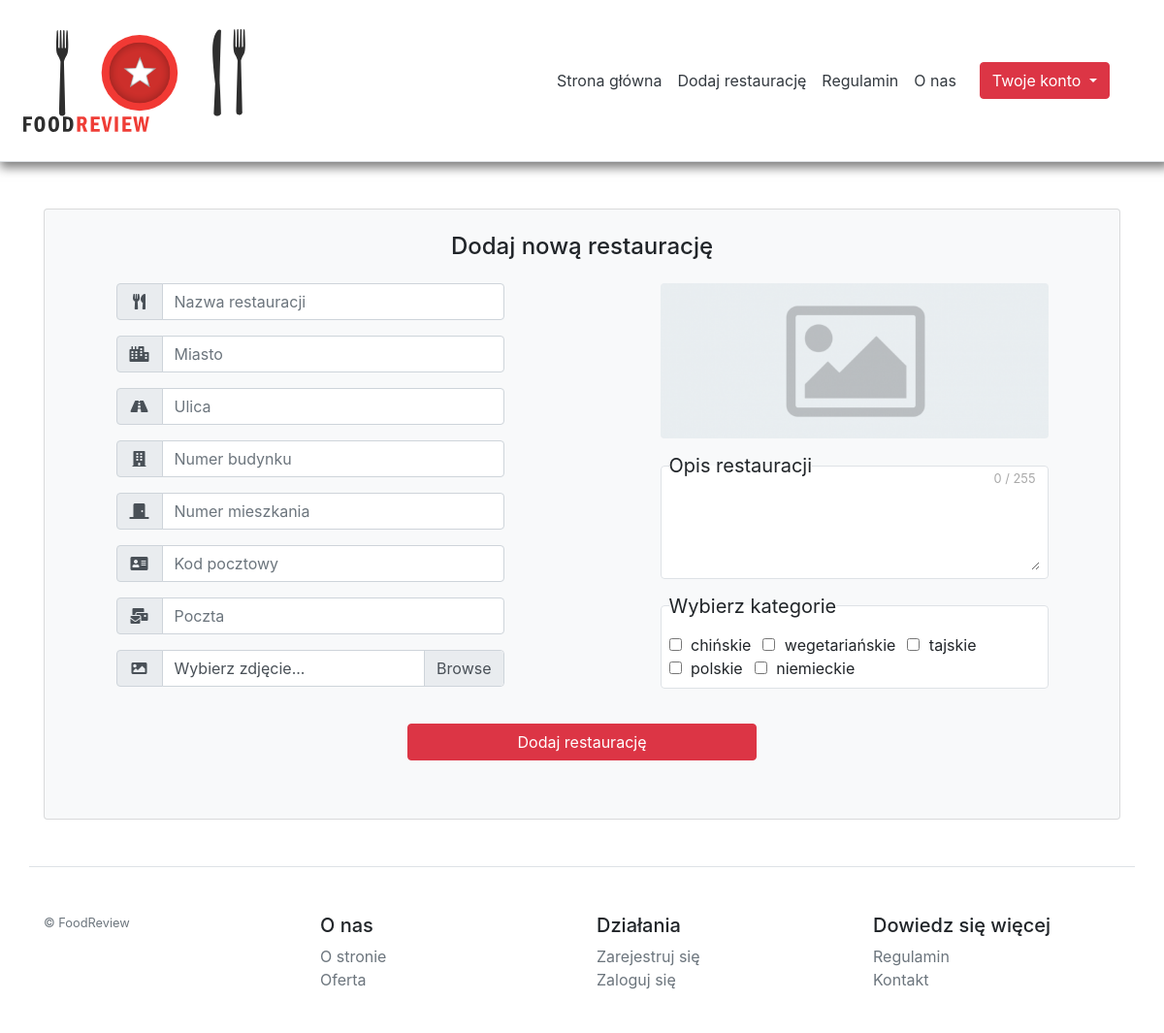
Page /pages/dodaj-restauracje/index.php (signed in) on the committed database.
### tables this page shows
CREATE TABLE `tbrestauranttype` (
  `typeID` int(1) NOT NULL,
  `typeName` varchar(255) DEFAULT NULL
);

### objects/category/category.php (called while the page is built, shortened)
<?php
class Category{
    private $conn;
    private $table_name = "tbrestauranttype";
    public function __construct($db){
        $this->conn = $db;
    }
	function getAllCategories(){
		$query = "SELECT * FROM " . $this->table_name;
		$stmt = $this->conn->prepare($query);
		$stmt->execute();
		$num = $stmt->rowCount();
        if($num>0){
			$categories = json_encode($stmt->fetchAll(PDO::FETCH_ASSOC));
			return $categories;
		}
        return false;
	}
}
?>

### templates/forms/add-restaurant-form.php (the view, shortened to what this page needs)
<?php
require_once '../../objects/category/category.php';
$database = new Database();
$db = $database -> getConnection();
$category = new Category($db);
?>
<div class="card bg-light p-2">
	<h4 class="card-title mt-3 mb-4 text-center">Dodaj nową restaurację</h4>
	<form action="../../modules/create-restaurant.php" method="post" class="md-form" enctype="multipart/form-data">
		<div class="row">
			<div class="col-6">
				<article class="card-body mx-auto p-0" style="max-width: 400px;">
					<div class="form-group input-group">
						<div class="input-group-prepend">
							<span class="input-group-text form-icon"> <i class="fa fa-utensils w-100"></i> </span>
						</div>
						<input type="text" id="inputName" name="name" class="form-control" placeholder="Nazwa restauracji" value="" required autofocus maxlength="32">
					</div>
					<div class="form-group input-group">
						<div class="input-group-prepend">
							<span class="input-group-text form-icon"> <i class="fa fa-city w-100"></i> </span>
						</div>
						<input type="text" id="inputCity" name="city" class="form-control" placeholder="Miasto" value =""required maxlength="32" pattern="^[\x20a-zA-ZąćęłńóśźżĄĘŁŃÓŚŹŻ]+$">
					</div>
					<div class="form-group input-group">
						<div class="input-group-prepend">
							<span class="input-group-text form-icon"> <i class="fa fa-road w-100"></i> </span>
						</div>
						<input type="text" name="street" id="inputStreet" class="form-control" placeholder="Ulica" value =""required maxlength="32" pattern="^[\x20a-zA-ZąćęłńóśźżĄĘŁŃÓŚŹŻ]+$">
					</div>
					<div class="form-group input-group">
						<div class="input-group-prepend">
							<span class="input-group-text form-icon"> <i class="fa fa-building w-100"></i> </span>
						</div>
						<input type="number" name="buildingNumber" id="inputBuildingNumber" class="form-control" placeholder="Numer budynku" value =""required maxlength="4" min="1" max="9999">
					</div>
					<div class="form-group input-group">
						<div class="input-group-prepend">
							<span class="input-group-text form-icon"> <i class="fa fa-door-closed w-100"></i> </span>
						</div>
						<input type="number" name="localNumber" id="inputLocalNumber" class="form-control" placeholder="Numer mieszkania" value ="" maxlength="3" min="1" max="999">
					</div>
					<div class="form-group input-group">
						<div class="input-group-prepend">
							<span class="input-group-text form-icon"> <i class="fa fa-address-card w-100"></i> </span>
						</div>
						<input type="postCode" name="postCode" id="inputPostCode" class="form-control" placeholder="Kod pocztowy" value ="" required maxlength="6" pattern="^[0-9]{2}-[0-9]{3}$" oninvalid="this.setCustomValidity('Podaj kod pocztowy w formacie xx-xxx.')" oninput="this.setCustomValidity('')">
					</div>
					<div class="form-group input-group ">
						<div class="input-group-prepend">
							<span class="input-group-text form-icon"> <i class="fa fa-mail-bulk w-100"></i> </span>
						</div>
						<input type="text" name="postCity" id="inputPostCity" class="form-control" placeholder="Poczta" value ="" required maxlength="32" pattern="^[\x20a-zA-ZąćęłńóśźżĄĘŁŃÓŚŹŻ]+$">
					</div>
					<div class="form-group input-group">
						<div class="input-group-prepend">
							<span class="input-group-text form-icon" > <i class="fa fa-image w-100"></i> </span>
						</div>
						<div class="custom-file" id="customFile">
							<label id="file-input-label" class="custom-file-label">Wybierz zdjęcie...</label>
						</div>
					</div>
				</article>
			</div>
			<div class="col-6">
				<article class="card-body mx-auto p-0" style="max-width: 400px;">
					<image src="../../images/default.png" class="rounded img-fluid img-rest-form" id="preview-image"/>
					<div class="form-group mt-3">
						<fieldset class="border p-2 form-fieldset">
							<legend class="w-auto mb-0">
								<h5 class="mb-0 font-weight-normal">Opis restauracji</h5>
							</legend>
							<div id="the-count" class="float-right mt-n3 mr-1">
								<small>
									<span id="current">0</span>
									<span id="maximum">/ 255</span>
								</small>
							</div>
							<textarea  class="form-control border-0" id="inputDescription" name="description" rows="3" maxlength="255" pattern="^[\x20a-zA-ZąćęłńóśźżĄĘŁŃÓŚŹŻ]+$"></textarea>
						</fieldset>
					</div>
					<div class="form-group input-group">
						<fieldset class="border p-2 form-fieldset">
							<legend class="w-auto">
								<h5 class="mb-0 font-weight-normal">Wybierz kategorie</h5>
							</legend>
							<?php
								$categories = json_decode($category->getAllCategories());
								if($categories)
									foreach ($categories as &$cat)
										echo '<div class="form-check form-check-inline">
												<label class="form-check-label">
													<input type="checkbox" class="form-check-input" name="categories[]" id="cb_' . $cat->typeName . '" value="' . $cat->typeID . '" >
													' . $cat->typeName . '
												</label>
											</div>';
								else
									echo "Brak kategorii do wyświetlenia.";
							?>
						</fieldset>
					</div>
				</article>
			</div>
		</div>
		<article class="card-body mx-auto" style="max-width: 400px;">
			<div class="form-group">
				<button type="submit" class="btn btn-danger btn-block"> Dodaj restaurację </button>
			</div>
		</article>
	</form>
</div>

### assets/styles/style.css (style rules this page uses)
html { font-size: 14px; }
@media (min-width: 768px) { html { font-size: 16px; } }
body { margin: 0px; min-height: 100px; }
.form-fieldset { background-color: #fff; border-radius: 0.25rem; }
.img-rest-form { object-fit: cover; object-position: center; width: 100%; max-height: 160px; }
.form-icon { min-width: 48px; }
#the-count { color: darkgray; }

### rows in the picture
tbrestauranttype: typeName "chińskie"
tbrestauranttype: typeName "wegetariańskie"
tbrestauranttype: typeName "tajskie"
tbrestauranttype: typeName "polskie"
tbrestauranttype: typeName "niemieckie"
